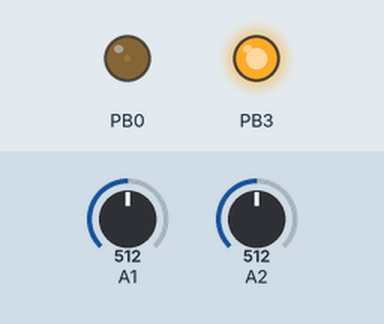
Simulated run of this sketch. Board: ATtiny85, built with avr-gcc and run on an emulated ATtiny85. Parts: output pins drawn as LEDs (lit = HIGH). The inputs (shaded band) are chosen by the test bench; at power-on: A2 = 512, A1 = 512.

Above: at 0.8 s.
0.9 s: A2 set to 91
3.9 s: A2 set to 76
At 4.4 s:
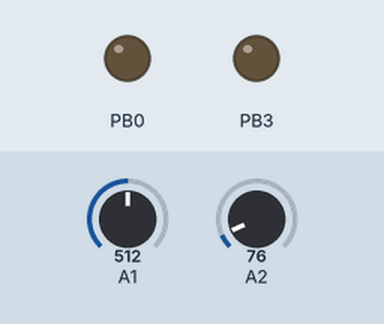
Timing chart, 0 to 6.9 s (numbered marks = the images above; inputs shaded):
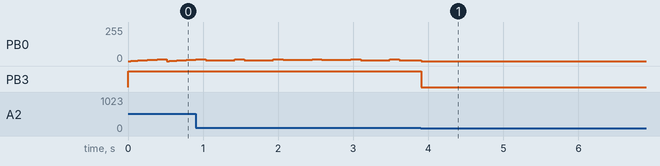

Measured:
- the behaviour switches between 84 and 83 on A2 (found by bisection; images 0 and 1)

The sketch:

_BedhilLaserSynth.ino
```cpp
// (licence header left out)
#include <avr/io.h>
#include <util/delay.h>
#include <avr/interrupt.h>
#include <avr/power.h>

#include "hardware_setup.h"


volatile unsigned long T_START = 40000;

volatile uint8_t slower_interval = 0;

volatile uint8_t current_song_index  = 0;

volatile unsigned long t; // long

volatile uint8_t snd; // 0...255

volatile uint8_t play = 0;

int main(void)
{
    //setup avr hardware
    //pots, adc, pwm, timer
    hw_init();

    //based on https://www.tty1.net/blog/2008/avr-gcc-optimisations_en.html
    for(;;)
        {

//         PORTB ^= (1 << PB1);
//         _delay_ms(500);

            if(pot2 > 20)
            {
                play = 1;
                PORTB |= (1 << PB3); //set PB3 output 1
                _delay_ms(25);
                play = 0;
            }else{
                PORTB &= ~(1 << PB3); //set PB3 output 0
            }

        }

    return 0;   /* never reached */
}


//PWM SUSTAIN TIMER freq = 10000 Hz
ISR(TIMER1_COMPA_vect)
{
    if (play > 0)
    {
        snd = (3*5&t>>7)|(t*12&t>>10);
        OCR0A = snd;
        t++;
    }else{
        OCR0A = 0;
    }
}


//COMPB will be executed after COMPA
ISR(TIMER1_COMPB_vect)
{

//    ++slower_interval;

//    if (slower_interval> 100)
//        {
//            btn_debounce();
//            slower_interval = 0;
//        }
}
```

hardware_setup.h
```cpp
#ifndef HARDWARE_SETUP
#define HARDWARE_SETUP


volatile uint8_t hw_adc1 = _BV(ADLAR) | _BV(MUX0); //PB2-ADC1 pot2
volatile uint8_t hw_adc2 = _BV(ADLAR) | _BV(MUX1); //PB4-ADC2 pot1
volatile uint8_t pot1; // 0...255
volatile uint8_t pot2; // 0...255


// ATTINY85 BedhilLaserSynth pin
//
//                               +-\/-+
//  Ain0           (D  5)  PB5  1|    |8   VCC
//  laser out PB3  (D  3)  PB3  2|    |7   PB2  (D  2)  Piezo Input / pot2
//  Pot1           (D  4)  PB4  3|    |6   PB1  (D  1)        Laser Output
//                         GND  4|    |5   PB0  (D  0)        pwm0 ====> OCR0A / sound output
//                               +----+
//
//  Clock Frequency 16 Mhz PLL Internal
//  Timer1 running @ 8 Khz for sound output
//  PWM @ PB0 - OCR0A
//

static inline void hw_set_output_pin()
{
    //DDRB |= 1<<DDB4; //set PB4 as output
    //PORTB &= ~(1 << PB4); //set PB4 output 0

    DDRB |= 1<<PB3; //set PB3 as output
    PORTB &= ~(1 << PB3); //set PB3 output 0


    DDRB |= 1<<DDB0; //set PB0 as output
    PORTB &= ~(1 << PB0); //set PB0 output 0


}

void hw_enable_timer1()
{
    TCNT1 = 0; //reset counter
    TCCR1 |= _BV(CS10)|_BV(CS12); // prescale 16
}

void hw_disable_timer1()
{
    TCCR1 ^= (_BV(CS10)|_BV(CS12)); // prescale 16
}

static inline void hw_set_timer1()
{

    //TIMER SETUP [leave this settings]
    //When the CTC1 control bit is set (one), Timer/Counter1 is reset to $00 in the CPU clock cycle after a compare match with OCR1C register value.
    //If the control bit is cleared,
    //Timer/Counter1 continues counting and is
    //unaffected by a compare match.

    TCCR1 |= _BV(CTC1); //clear timer on compare
    TIMSK |= _BV(OCIE1A); //activate compare interruppt A
    TIMSK |= _BV(OCIE1B); //activate compare interruppt B

    TCNT1 = 0; //init count


    //TIMER PRESCALE FREQUENCY  [change this]
    //TCCR1 |= _BV(CS10); // prescale 1
    //TCCR1 |= _BV(CS11); // prescale 2
    TCCR1 |= _BV(CS10)|_BV(CS12); // prescale 16
    //TCCR1 |= _BV(CS11)|_BV(CS12); // prescale 32
    //TCCR1 |= _BV(CS10)|_BV(CS11)|_BV(CS12); // prescale 64
    //TCCR1 |= _BV(CS13); // prescale 128
    //TCCR1 |= _BV(CS10) | _BV(CS13); // prescale 256

    //When the CTC1 control bit is set (one), Timer/Counter1 is reset to $00 in the CPU clock cycle after a compare match with OCR1C register value
    OCR1C = 125; //8Khz
    //OCR1B = 22;

    //OCR1C = 125;  // (16000000/16)/8000 = 125
    //OCR1C = 90;   // (16000000/16)/11025 = 90
    //OCR1C = 45;   // (16000000/16)/22050 = 45
    //OCR1C = 22;   // (16000000/16)/44100 = 22


}


static inline void hw_disable_timer0()
{
    //Writing the TSM bit to one activates the Timer/Counter Synchronization Mode. In this mode,
    //the value written to PSR0 is kept, hence keeping the Prescaler Reset signal asserted
    GTCCR |= _BV(TSM) | _BV(PSR0);
}

static inline void hw_enable_timer0()
{
    //When the TSM bit is written to zero, the PSR0 bit is cleared by hardware, and the timer/counter start counting.
    GTCCR &= ~_BV(TSM);
}

static inline void hw_setup_timer0_pwm()
{
//    //PWM SOUND OUTPUT MODE [change this]
//    TCCR0A |= (1<<WGM00)|(1<<WGM01); //Fast pwm
//    //TCCR0A |= (1<<WGM00) ; //Phase correct pwm
//    //PWM SETTINGS [leave this settings]
////    TCCR0A |= (1<<COM0A1); //Clear OC0A/OC0B on Compare Match when up-counting.
////    TCCR0B |= (1<<CS00);//no prescale

//    //from ref website, this enable OCR0B
//    TCCR0A = 2<<COM0A0 | 2<<COM0B0 | 3<<WGM00;
//    TCCR0B = 0<<WGM02 | 1<<CS00;

    //PWM SOUND OUTPUT
    TCCR0A |= (1<<WGM00)|(1<<WGM01); //Fast pwm
    //TCCR0A |= (1<<WGM00) ; //Phase correct pwm
    TCCR0A |= (1<<COM0A1); //Clear OC0A/OC0B on Compare Match when up-counting.
    TCCR0B |= (1<<CS00);//no prescale


}

static inline void hw_adc_init()
{
    ADCSRA |= _BV(ADIE); //adc interrupt enable
    ADCSRA |= _BV(ADEN); //adc enable
    ADCSRA |= _BV(ADATE); //auto trigger
    ADCSRA |= _BV(ADPS0) | _BV(ADPS1) | _BV(ADPS2); //prescale 128
    ADMUX  = hw_adc1;
    ADCSRB = 0;
}

static inline void hw_adc_start()
{
    ADCSRA |= _BV(ADSC); //start adc conversion
}


static inline void hw_init()
{
    //no prescale
    clock_prescale_set(clock_div_1);

    //timer 0 pwm - setup pwm / sound output
    hw_setup_timer0_pwm();

    //setup timer 1 - for sequence clock update
    hw_set_timer1();

    //set output pin - for led / counter
    hw_set_output_pin();

    //init adc - adc input for pots
    hw_adc_init();

    //enable global interrupt
    sei();

    //start adc conversion
    hw_adc_start();
}


//handle adc conversion
//ATtiny25/45/85 [DATASHEET] page 48 vector 9
ISR(ADC_vect)
{
    //http://joehalpin.wordpress.com/2011/06/19/multi-channel-adc-with-an-attiny85/

    static uint8_t firstTime = 1;
    static uint8_t val;

    val = ADCH;

    if (firstTime == 1)
        firstTime = 0;
    else if (ADMUX  == hw_adc1)
        {
            pot1 = val;
            ADMUX = hw_adc2;
        }
    else if ( ADMUX == hw_adc2)
        {
            pot2  = val;
            ADMUX = hw_adc1;
        }

}


#endif // HARDWARE_SETUP
```
